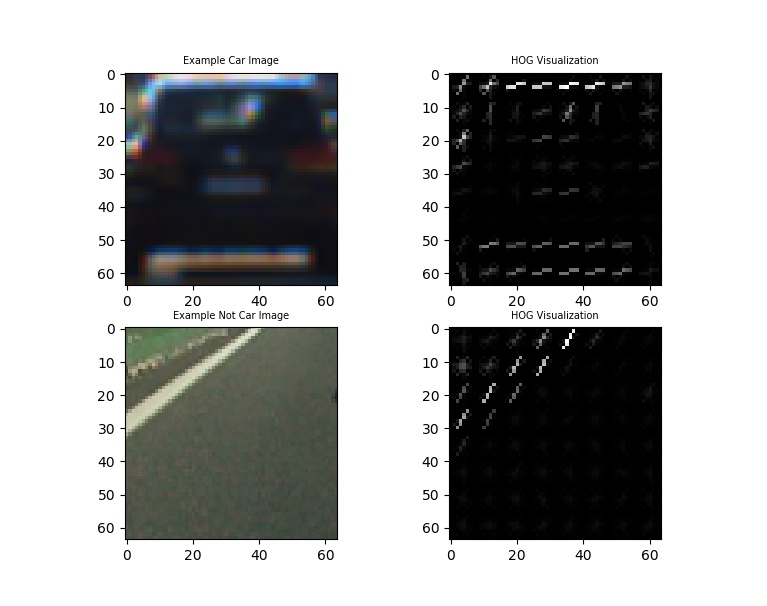
#> input picture myimages/hog_carsnon.jpeg, 767 x 606 px
$ python -i functions.py   (imports and definitions only)   (older library calls are emulated)
#> lines starting #> are read from the running program, lines starting #| are printed output that depends on the picture
import matplotlib.image as mpimg
import matplotlib.pyplot as plt
import numpy as np
import cv2
import glob
from skimage.feature import hog

from sklearn.svm import LinearSVC
from sklearn.preprocessing import StandardScaler
#from sklearn.cross_validation import train_test_split
from sklearn.model_selection import train_test_split
import time

# Define a function to return HOG features and visualization
def get_hog_features(img, orient, pix_per_cell, cell_per_block, vis=False, feature_vec=True):
    if vis == True:
        # Use skimage.hog() to get both features and a visualization
        features, hog_image = hog(img, orientations=orient, pixels_per_cell=(pix_per_cell, pix_per_cell),
        cells_per_block=(cell_per_block, cell_per_block), visualise=vis, feature_vector=feature_vec)
        return features, hog_image
    else:
        # Use skimage.hog() to get features only
        features = hog(img, orientations=orient, pixels_per_cell=(pix_per_cell, pix_per_cell),
        cells_per_block=(cell_per_block, cell_per_block), visualise=vis, feature_vector=feature_vec)
        return features

## Define a function to compute binned color features
def bin_spatial(img, size=(32, 32)):
   # Use cv2.resize().ravel() to create the feature vector
    features = cv2.resize(img, size).ravel()
    # Return the feature vector
    return features

## Define a function to compute color histogram features
def color_hist(img, nbins=32):    #bins_range=(0, 256)
    # Compute the histogram of the color channels separately
    channel1_hist = np.histogram(img[:,:,0], bins=nbins)
    channel2_hist = np.histogram(img[:,:,1], bins=nbins)
    channel3_hist = np.histogram(img[:,:,2], bins=nbins)
    # Concatenate the histograms into a single feature vector
    hist_features = np.concatenate((channel1_hist[0], channel2_hist[0], channel3_hist[0]))
    # Return the individual histograms, bin_centers and feature vector
    return hist_features

# Define a function to extract features from a list of images
# Have this function call bin_spatial() and color_hist()
# [49 lines left out: function extract_features, not called in this run]

# Define a function to extract features from a single image window
# This function is very similar to extract_features()
# just for a single image rather than list of images
def single_img_features(img, color_space='RGB', spatial_size=(32, 32),
                        hist_bins=32, orient=9,
                        pix_per_cell=8, cell_per_block=2, hog_channel=0,
                        spatial_feat=True, hist_feat=True, hog_feat=True):
    #1) Define an empty list to receive features
    img_features = []
    #2) Apply color conversion if other than 'RGB'
    if color_space != 'RGB':
        if color_space == 'HSV':
            feature_image = cv2.cvtColor(img, cv2.COLOR_RGB2HSV)
        elif color_space == 'LUV':
            feature_image = cv2.cvtColor(img, cv2.COLOR_RGB2LUV)
        elif color_space == 'HLS':
            feature_image = cv2.cvtColor(img, cv2.COLOR_RGB2HLS)
        elif color_space == 'YUV':
            feature_image = cv2.cvtColor(img, cv2.COLOR_RGB2YUV)
        elif color_space == 'YCrCb':
            feature_image = cv2.cvtColor(img, cv2.COLOR_RGB2YCrCb)
    else: feature_image = np.copy(img)
    #3) Compute spatial features if flag is set
    if spatial_feat == True:
        spatial_features = bin_spatial(feature_image, size=spatial_size)
        #4) Append features to list
        img_features.append(spatial_features)
    #5) Compute histogram features if flag is set
    if hist_feat == True:
        hist_features = color_hist(feature_image, nbins=hist_bins)
        #6) Append features to list
        img_features.append(hist_features)
    #7) Compute HOG features if flag is set
    if hog_feat == True:
        if hog_channel == 'ALL':
            hog_features = []
            for channel in range(feature_image.shape[2]):
                hog_features.extend(get_hog_features(feature_image[:,:,channel],
                                    orient, pix_per_cell, cell_per_block,
                                    vis=False, feature_vec=True))
        else:
            hog_features = get_hog_features(feature_image[:,:,hog_channel], orient,
                        pix_per_cell, cell_per_block, vis=False, feature_vec=True)
        #8) Append features to list
        img_features.append(hog_features)
    #9) Return concatenated array of features
    return np.concatenate(img_features)


# Define a function you will pass an image
# and the list of windows to be searched (output of slide_windows())
# [161 lines left out: functions search_windows, slide_window, draw_boxes, convert_color, find_cars, not called in this run]

>>> import cv2
>>> picture = cv2.cvtColor(cv2.imread('myimages/hog_carsnon.jpeg'), cv2.COLOR_BGR2RGB)
>>> result = single_img_features(picture)
#> in bin_spatial, `features = cv2.resize(img, size).ravel()`: features = 3072 values, max 255 at index 0, min 0 at index 459, mean 166.7
#> in single_img_features, `spatial_features = bin_spatial(feature_image, size=spatial_size)`: spatial_features has the same summary as features in bin_spatial
#> in color_hist, `hist_features = np.concatenate((channel1_hist[0], channel2_hist[0], ch..`: hist_features = 96 values, max 273981 at index 95, min 340 at index 23, mean 14525.1
#> in get_hog_features, `features = hog(img, orientations=orient, pixels_per_cell=(pix_per_cell..`:
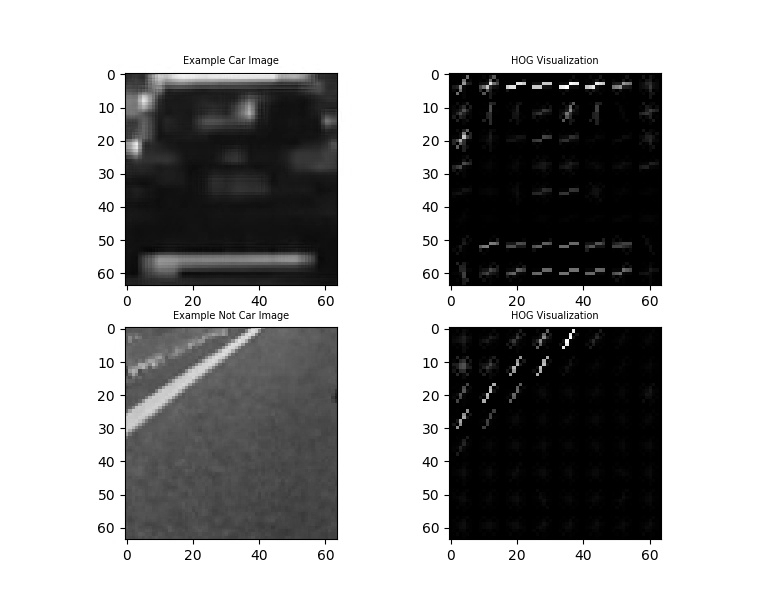
#> img: shape (606, 767); min 0, max 255, mean 167.1

$ run again, on myimages/hotwindows_20.jpg
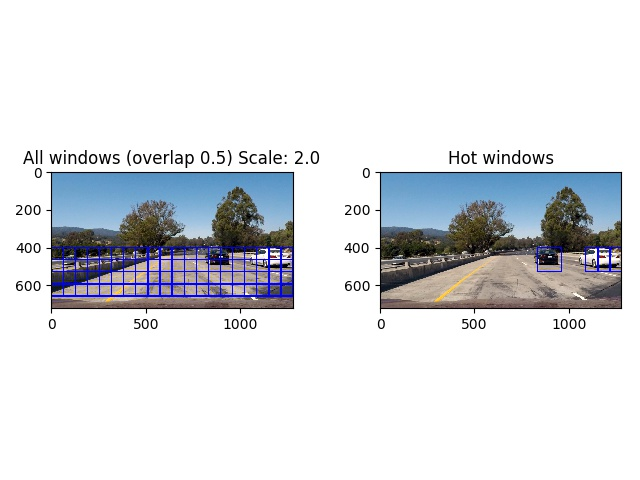
#> input picture myimages/hotwindows_20.jpg, 640 x 480 px
#> features = 3072 values, max 255 at index 0, min 0 at index 1062, mean 218
#> spatial_features has the same summary as features in bin_spatial
#> in color_hist, `hist_features = np.concatenate((channel1_hist[0], channel2_hist[0], ch..`: hist_features = 96 values, max 236218 at index 95, min 190 at index 60, mean 9600
#> in get_hog_features, `features = hog(img, orientations=orient, pixels_per_cell=(pix_per_cell..`:
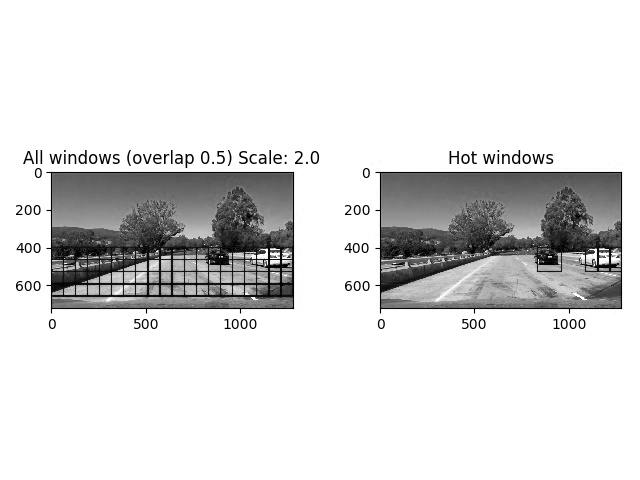
#> img: shape (480, 640); min 0, max 255, mean 221.2
